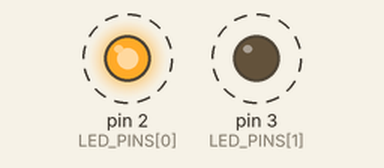
Simulated run of this sketch. Board: Arduino Uno, built with avr-gcc and run on an emulated ATmega328P. On the bench: output pins drawn as LEDs (lit = HIGH). Dashed ring = blinking.

Above: at 0.02 s.
Timing chart, 0 to 3.0 s (numbered marks = the images above):
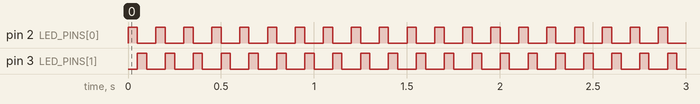

The sketch:

3_LED.ino
```cpp
const int ARRAY_LENGHT=3;
const int LED_PINS[ARRAY_LENGHT] = {2,3,4};

void setup() {
  // put your setup code here, to run once:

  for(int i=0;i<ARRAY_LENGHT-1;i++){
    pinMode(LED_PINS[i],OUTPUT);
  }
}

void loop() {
  // put your main code here, to run repeatedly:
  cycleLED(LED_PINS[0],LED_PINS[ARRAY_LENGHT-1]);

}

void cycleLED(int startPin,int endPin){

  for(int pin=startPin;pin<=endPin;pin++){
    knipperLED(pin);
  }
}

void knipperLED(int pin){
  digitalWrite(pin,HIGH);
  delay(50);
  digitalWrite(pin, LOW);
}
```

Measured:
- by itself, pin 2 (LED_PINS[0]), pin 3 (LED_PINS[1]): alternates HIGH for 0.05 s and LOW for 0.10 s
